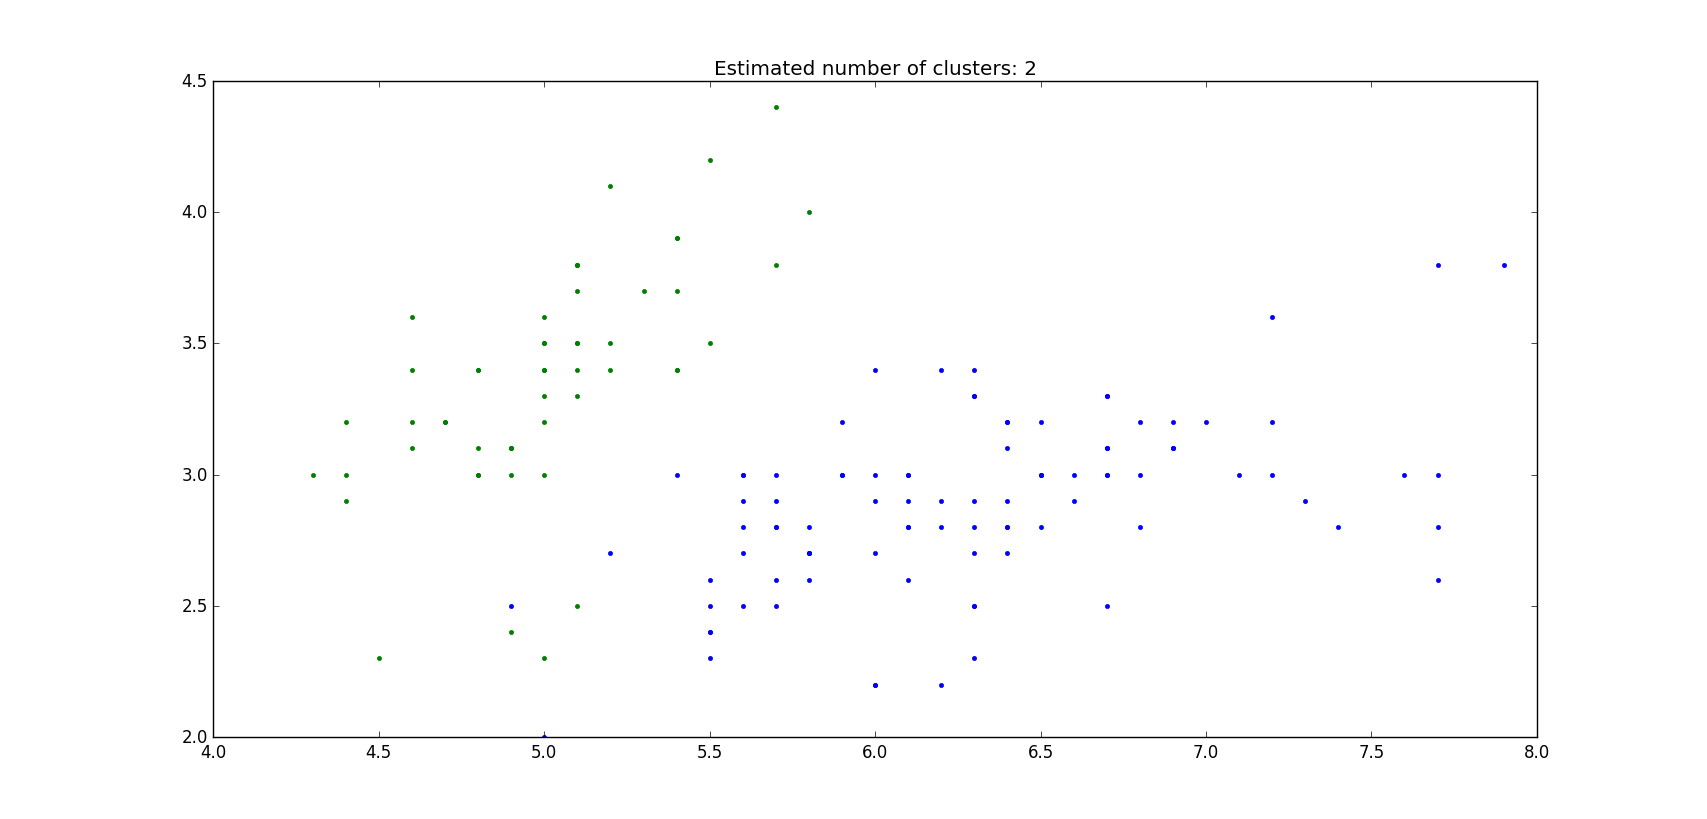

Write the Python code that produced this figure.
import numpy as np
from sklearn.cluster import MeanShift, estimate_bandwidth
from sklearn import datasets
import matplotlib.pyplot as plt


iris = datasets.load_iris()
X = iris.data
y = iris.target


bandwidth = estimate_bandwidth(X, quantile=0.5)

ms = MeanShift(bandwidth=bandwidth, bin_seeding=True)
ms.fit(X,y)
labels = ms.labels_
cluster_centers = ms.cluster_centers_

labels_unique = np.unique(labels)
n_clusters_ = len(labels_unique)

plt.figure(1)
plt.clf()
for k in range(n_clusters_):
    my_members = labels == k
    cluster_center = cluster_centers[k]
    plt.plot(X[my_members, 0], X[my_members, 1], '.')

plt.title('Estimated number of clusters: %d' % n_clusters_)
plt.show()
